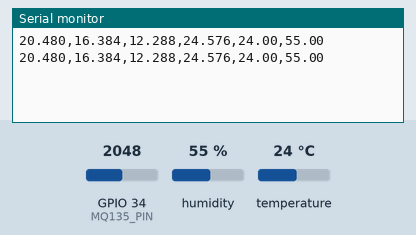
This sketch was run on a simulated ESP32. On the bench: the last lines printed to the serial monitor. Inputs (shaded band) come from the test bench; at power-on: humidity 55 %, GPIO 34 (MQ135_PIN) = 2048, temperature 24 °C.

Above: at 3.8 s.
3.9 s: humidity set to 22 %
At 7.2 s:
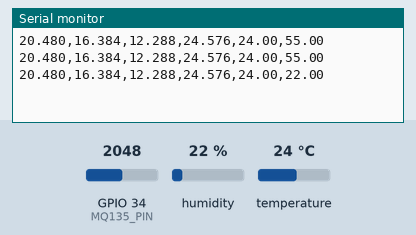
7.8 s: GPIO 34 (MQ135_PIN) set to 2866
At 10.3 s:
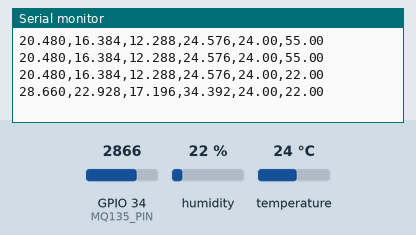
11.7 s: temperature set to 12 °C
At 13.5 s:
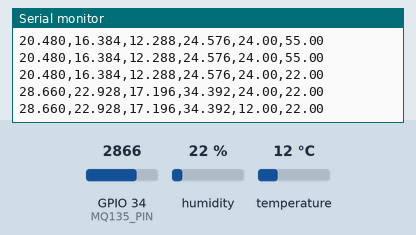
15.6 s: GPIO 34 (MQ135_PIN) set to 3603
At 18.6 s:
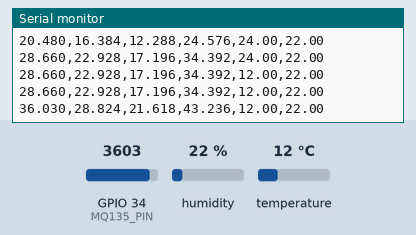
19.5 s: humidity set to 40 %
At 21.7 s:
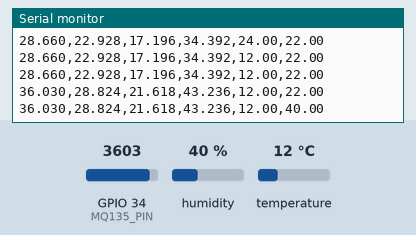
Timing chart, 0 to 23.2 s (numbered marks = the images above; inputs shaded):
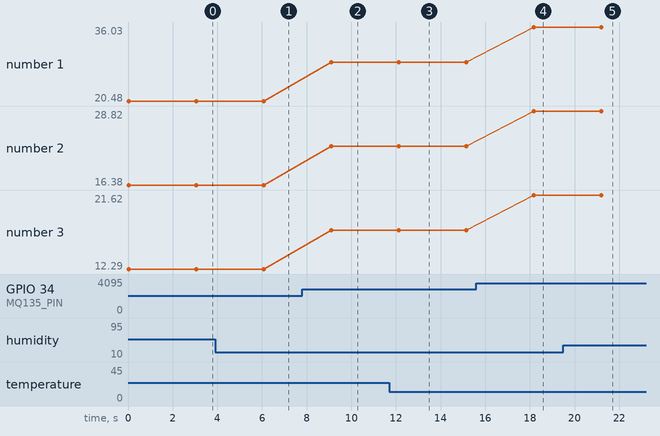

The sketch:

esp32mq135dht.ino.ino
```cpp
#include <DHT.h>

#define DHTPIN 4         // DHT11 data pin -> GPIO4
#define DHTTYPE DHT11
DHT dht(DHTPIN, DHTTYPE);

#define MQ135_PIN 34     // MQ135 AO -> GPIO34 (analog input)

void setup() {
  Serial.begin(115200);
  dht.begin();
}

void loop() {
  int mq_raw = analogRead(MQ135_PIN);  // ESP32: 0–4095 range

  float temp = dht.readTemperature();
  float hum  = dht.readHumidity();

  // Basic scaling (placeholder)
  float co    = mq_raw * 0.01;
  float no2   = mq_raw * 0.008;
  float so2   = mq_raw * 0.006;
  float ozone = mq_raw * 0.012;

  // CSV print: CO,NO2,SO2,Ozone,Temp,Hum
  Serial.print(co, 3);   Serial.print(",");
  Serial.print(no2, 3);  Serial.print(",");
  Serial.print(so2, 3);  Serial.print(",");
  Serial.print(ozone, 3);Serial.print(",");
  Serial.print(temp);    Serial.print(",");
  Serial.println(hum);

  delay(3000);
}
```

Measured:
- after the input at 3.9 s, the serial monitor: prints a new line after 2.2 s (image 1)
- after the input at 7.8 s, the serial monitor: prints a new line after 1.3 s (image 2)
- after the input at 11.7 s, the serial monitor: prints a new line after 0.42 s (image 3)
- after the input at 15.6 s, the serial monitor: prints a new line after 2.6 s (image 4)
- after the input at 19.5 s, the serial monitor: prints a new line after 1.7 s (image 5)
- plotted number 1: 20.48 → 28.66 after the input at 7.8 s, 28.66 → 36.03 after the input at 15.6 s
- plotted number 2: 16.38 → 22.93 after the input at 7.8 s, 22.93 → 28.82 after the input at 15.6 s
- plotted number 3: 12.29 → 17.2 after the input at 7.8 s, 17.2 → 21.62 after the input at 15.6 s
